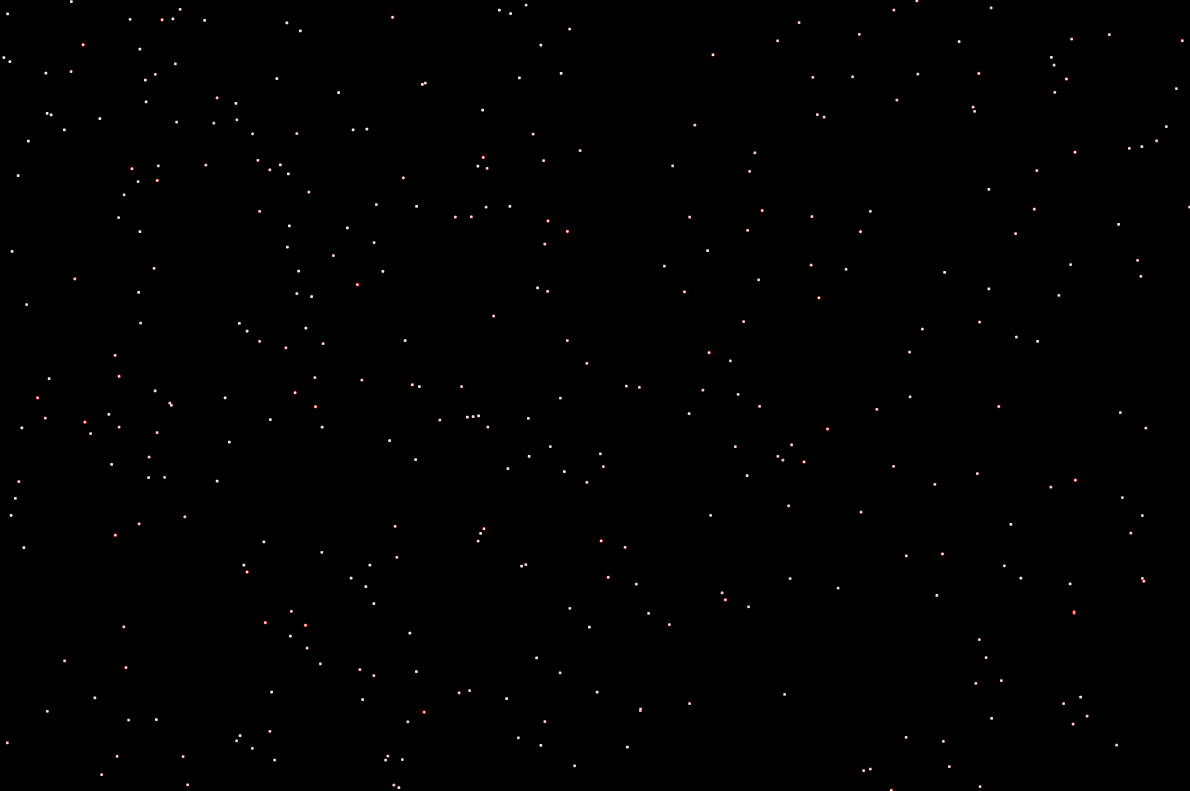
#> input picture data/smalltestdata.png, 4760 x 3163 px, found by its file name (shown at 1/4 size)
$ python StarsDetection.py
#> lines starting #> are read from the running program, lines starting #| are printed output that depends on the picture; after the words box and inside, x2 and y2 are one past the last pixel; in counts of white or black regions, pixels touching at a corner belong together
# File      :StarsDetection.py
# Author    :Wu Ji
# Time      :2025/02/07
# Version   :1.0
# Function  :

import os
import cv2
import numpy as np
from matplotlib import pyplot as plt
plt.rcParams['font.sans-serif'] = ['SimHei']
plt.rcParams['axes.unicode_minus'] = False
from icecream import ic
def detect_stars(image_path, visualize=True):
    """
    检测图片中的星星位置，并可选择显示处理过程。

    Args:
        image_path (str): 图片文件路径，支持常见格式（如jpg、png）。
        visualize (bool): 是否显示中间处理结果，默认为True。

    Returns:
        star_positions (list of tuples): 检测到的星星坐标列表，每个元素为(y, x)。
        processed_image (numpy.ndarray): 处理后的图像，标记了检测到的星星。
    """
#> called with image_path = 'src/..\\data\\smalltestdata.png', visualize = True
    # 读取图片
    image = cv2.imread(image_path)
#> image is the input picture: shape (3163, 4760, 3); mean B, G, R 0.5, 0.5, 0.7
    if image is None:
        raise FileNotFoundError("无法读取图片文件，请检查路径是否正确。")

    # 转换为灰度图
    gray = cv2.cvtColor(image, cv2.COLOR_BGR2GRAY)

    # 增强对比度和亮度（可调整alpha和beta）
    alpha = 1.5  # 对比度增强系数，大于1时增加对比度
    beta = 30  # 亮度增强量，根据需要调整
    enhanced = cv2.convertScaleAbs(gray, alpha=alpha, beta=beta)
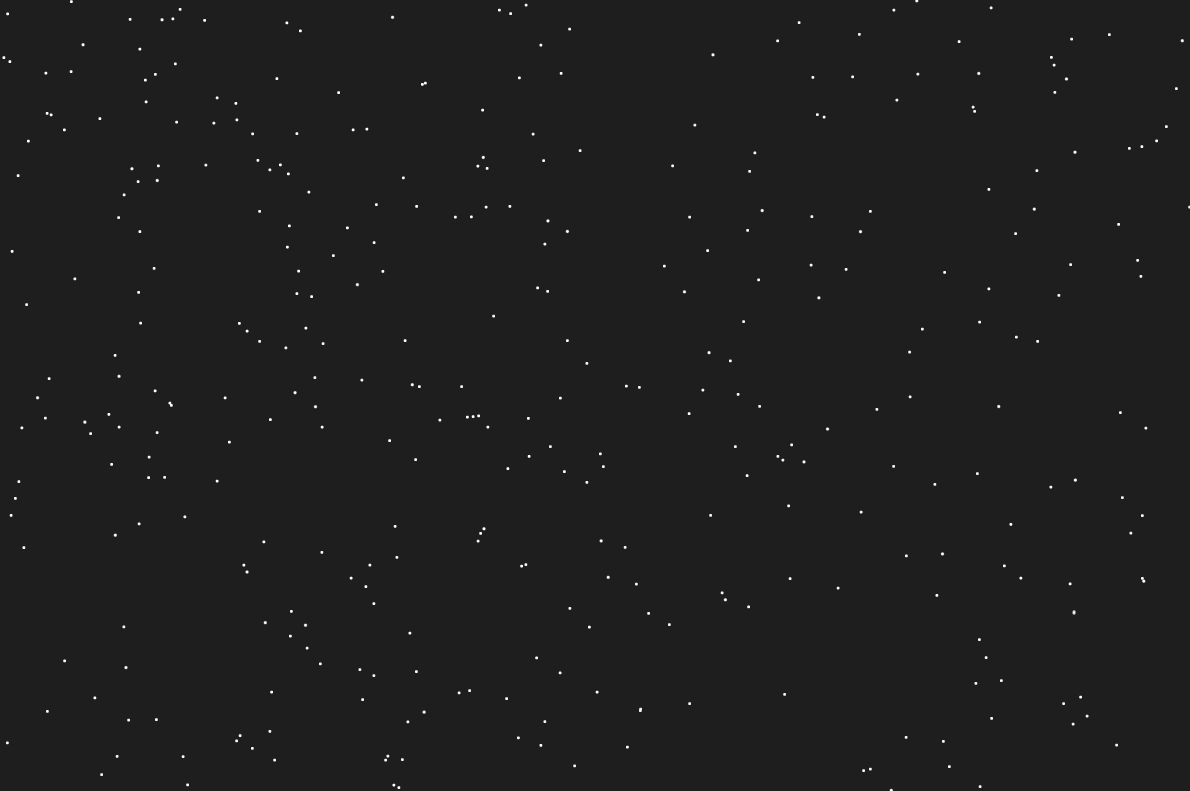
#> enhanced: shape (3163, 4760) (shown at 1/4 size); min 30, max 255, mean 30.6

    # 应用高斯模糊去噪（可调整核大小）
    blurred = cv2.GaussianBlur(enhanced, (5, 5), 0)

    # 使用自适应阈值分割提取星星区域
    blockSize = 11  # 块大小，必须是奇数且大于1
    C = 5  # 减去的常数值，调整检测灵敏度
    adaptive_thresh = cv2.adaptiveThreshold(
        blurred,
        maxValue=255,
        adaptiveMethod=cv2.ADAPTIVE_THRESH_MEAN_C,  # 使用均值方法
        thresholdType=cv2.THRESH_BINARY_INV,  # 反二值化（将星星设为白色）
        blockSize=blockSize,
        C=C
    )
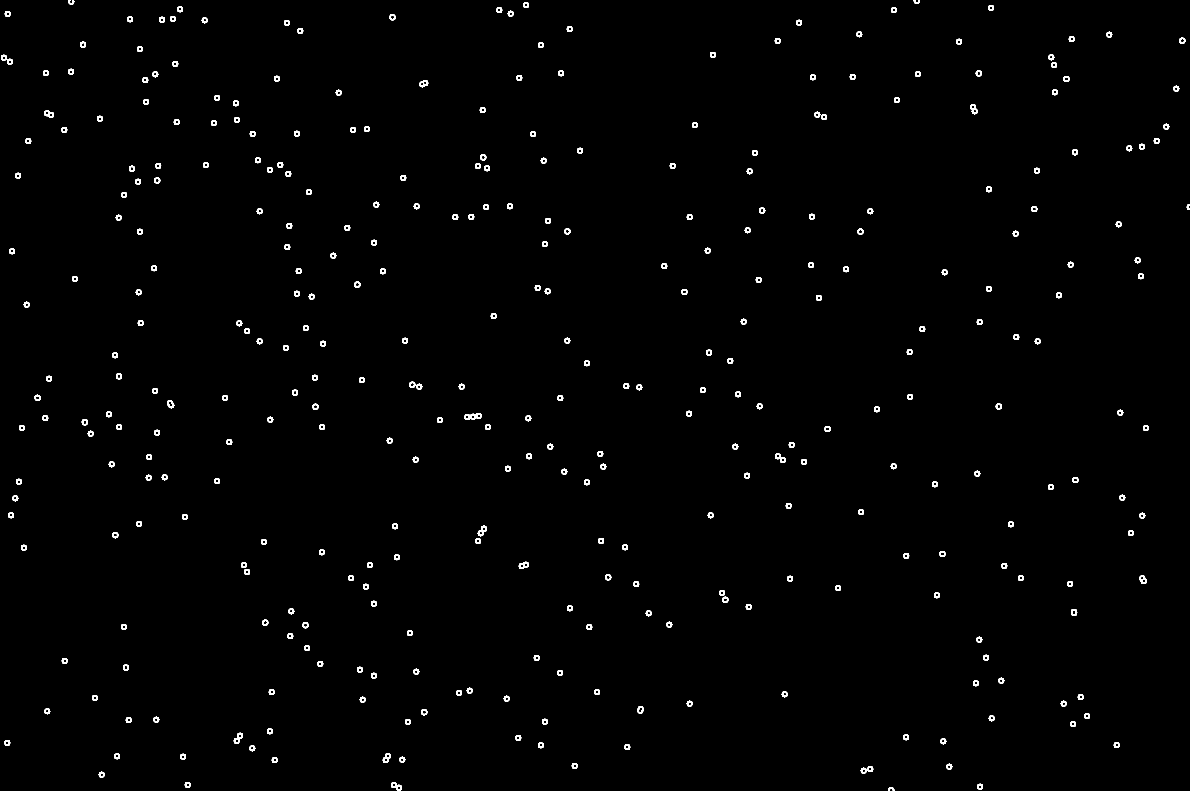
#> adaptive_thresh: shape (3163, 4760) (shown at 1/4 size); 0.76% white; 346 white regions, largest, box (x1, y1, x2, y2) and area: (1858, 1652, 1926, 1680) 966, (1911, 2103, 1948, 2145) 650, (3100, 1814, 3143, 1852) 642

    # 形态学开运算去噪并优化形状
    kernel = cv2.getStructuringElement(cv2.MORPH_ELLIPSE, (3, 3))
    opening = cv2.morphologyEx(adaptive_thresh, cv2.MORPH_OPEN, kernel, iterations=1)

    # 检测星星位置（白色区域的坐标）
    rows, cols = np.where(opening == 255)
    star_positions = list(zip(rows, cols))
#> star_positions = 114395 items

    # 可视化结果
    if visualize:
        plt.figure(figsize=(14, 8))

        plt.subplot(231), plt.imshow(cv2.cvtColor(image, cv2.COLOR_BGR2RGB)), plt.title('原始图像')
        plt.xticks([]), plt.yticks([])

        plt.subplot(232), plt.imshow(gray, cmap='gray'), plt.title('灰度图')
        plt.xticks([]), plt.yticks([])

        plt.subplot(233), plt.imshow(enhanced, cmap='gray'), plt.title('对比度增强')
        plt.xticks([]), plt.yticks([])

        plt.subplot(234), plt.imshow(blurred, cmap='gray'), plt.title('高斯模糊去噪')
        plt.xticks([]), plt.yticks([])

        plt.subplot(235), plt.imshow(adaptive_thresh, cmap='gray'), plt.title('自适应二值化')
        plt.xticks([]), plt.yticks([])

        plt.subplot(236), plt.imshow(opening, cmap='gray'), plt.title('形态学开运算优化')
        plt.xticks([]), plt.yticks([])

        plt.tight_layout()
        plt.show()
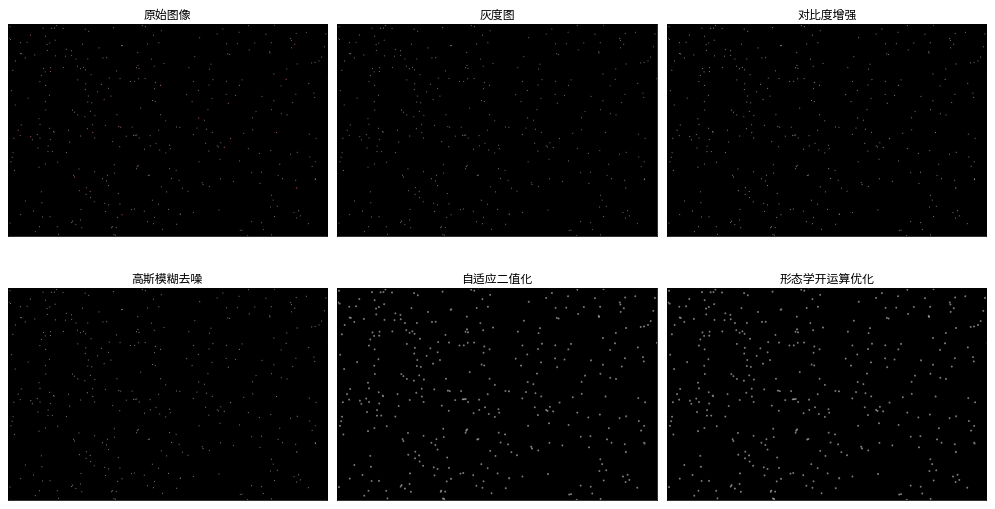
#> figure drawn by matplotlib, 6 panels

    # 绘制检测到的星星
    processed_image = cv2.cvtColor(image.copy(), cv2.COLOR_BGR2RGB)
    for y, x in star_positions:
        cv2.circle(processed_image, (x, y), 3, (0, 255, 0), -1)  # 绿色圆圈标记
#> this loop made 114395 passes
#> (y, x) on passes 1 to 3: (0, 275), (0, 276), (0, 277)
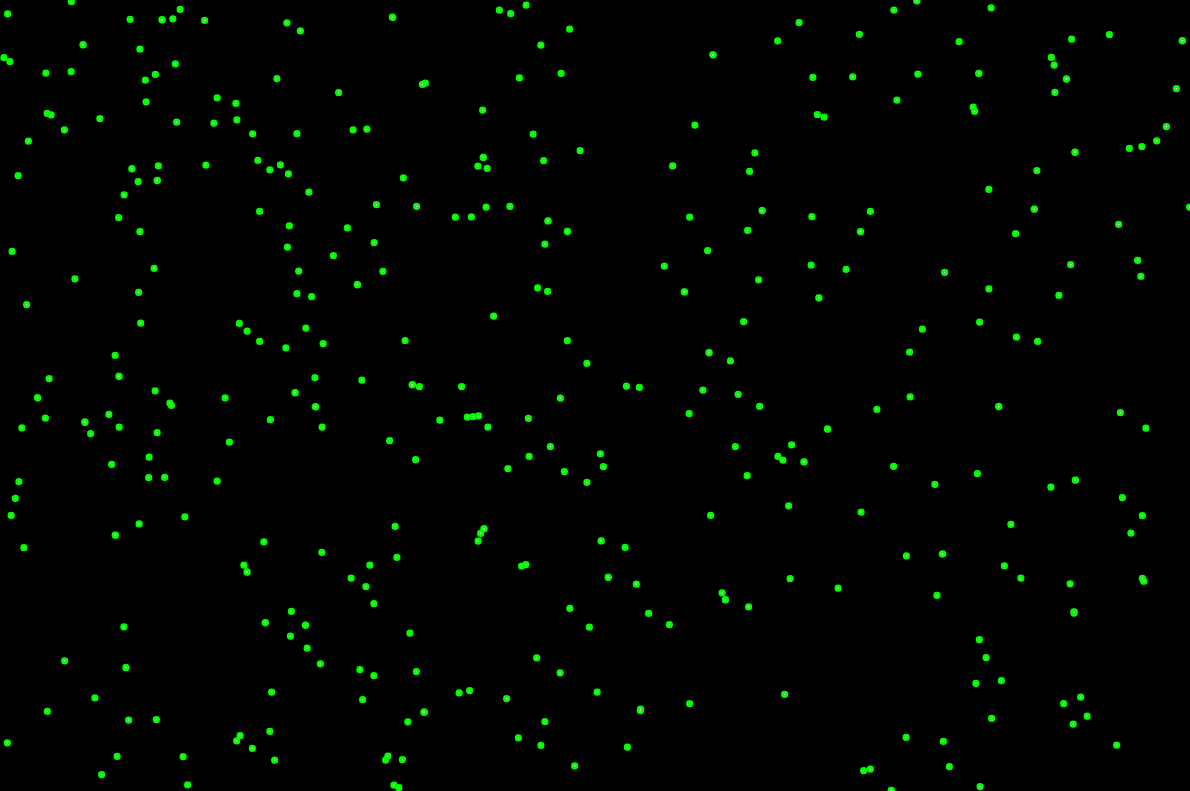
#> processed_image: shape (3163, 4760, 3) (shown at 1/4 size); mean R, G, B 0.2, 4.1, 0.2

    return star_positions, processed_image


# 示例用法
if __name__ == "__main__":


    current_dir = os.path.dirname(os.path.abspath(__file__))

    # 检测图片中的星星
    image_path = os.path.join(current_dir, r"..\data\smalltestdata.png")
    star_positions, processed_image = detect_stars(image_path, visualize=True)
#> star_positions = 114395 items

    print(f"检测到 {len(star_positions)} 颗星星。")
#| 检测到 114395 颗星星。
    plt.figure(figsize=(10, 6))
    plt.imshow(processed_image), plt.title('最终结果')
    plt.xticks([]), plt.yticks([])
    plt.show()

    ic(star_positions)
